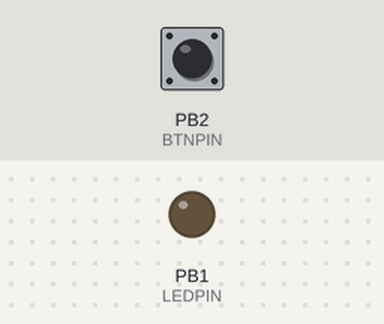
Simulated run of this sketch. Board: ATtiny85, built with avr-gcc and run on an emulated ATtiny85. Parts: output pins drawn as LEDs (lit = HIGH). Dashed ring = blinking. Inputs (shaded band) come from the test bench; at power-on: PB2 (BTNPIN) HIGH.

Above: at 1.2 s.
1.3 s: PB2 (BTNPIN) pulled LOW for 0.15 s
At 1.51 s:
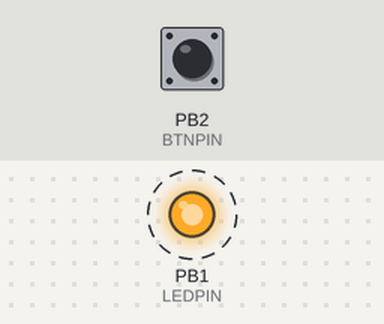
Timing chart, 0 to 4.3 s (numbered marks = the images above; inputs shaded):
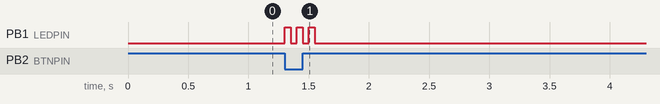

The sketch:

trinket_hw_interrupt_test.ino
```cpp
/*
 * Test sketch for attaching interrupt to falling edge of digital signal
 * on Adafruit Trinket (ATTiny85)
 */

#define BTNPIN 2 // has to be pin #2 because it's Trinket's INT0 pin
#define LEDPIN 1 // internal led

byte BLINK_COUNT = 3;
byte BLINK_DELAY = 50;
volatile byte buttonPressed = 0;

void setup() {
  pinMode(LEDPIN, OUTPUT);
  pinMode(BTNPIN, INPUT);
  digitalWrite(BTNPIN, HIGH);

  // attach interrupt function to INT0 (=pin #2)
  // and trigger it when the pin goes from HIGH to LOW
  attachInterrupt(0, BlinkLed, FALLING);
}

/*
 * Main routine.
 * Blinks LEDPIN for BLINK_COUNT times with BLINK_DELAY interval
 * if buttonPressed variable has been set
 */
void loop() {
  if (buttonPressed != 0) {
    for(byte i = 0; i<BLINK_COUNT; i++) {
      digitalWrite(LEDPIN, HIGH);
      delay(BLINK_DELAY);
      digitalWrite(LEDPIN, LOW);
      delay(BLINK_DELAY);
    }
    buttonPressed = 0;
  }
}

/*
 * Subroutine to run every time pin BTNPIN switches from high to low
 *
 * Notes about Interrupt Service Routines: (from http://arduino.cc/en/Reference/attachInterrupt )
 * - delay() and millis() both rely on interrupts, so they do not work here
 * - delayMicroseconds() does not use interrupts so it would work
 * - to make sure variables used in an ISR are updated correctly, declare them as volatile.
 */
void BlinkLed() {
  buttonPressed = 1;
}
```

Measured:
- after the input at 1.3 s, PB1 (LEDPIN): alternates HIGH for 0.05 s and LOW for 0.05 s, 6 changes in all, then stays LOW, starting at once
